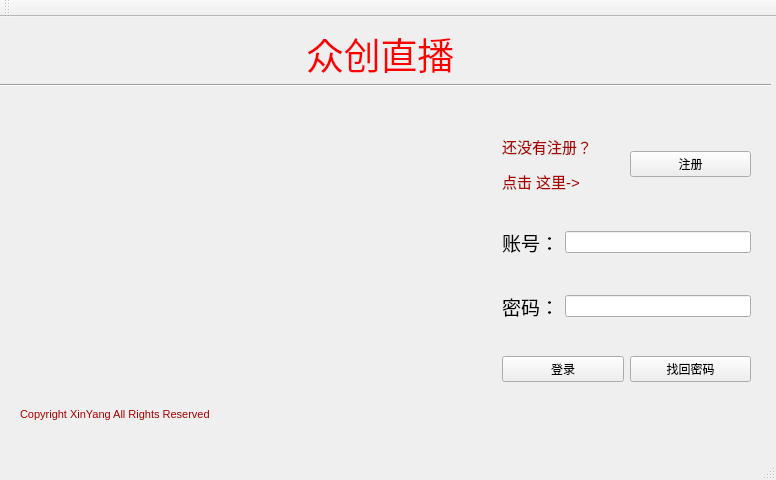
<?xml version="1.0" encoding="UTF-8"?>
<ui version="4.0">
 <class>StartWindow</class>
 <widget class="QMainWindow" name="StartWindow">
  <property name="geometry">
   <rect>
    <x>0</x>
    <y>0</y>
    <width>776</width>
    <height>480</height>
   </rect>
  </property>
  <property name="windowTitle">
   <string>StartWindow</string>
  </property>
  <property name="styleSheet">
   <string notr="true"/>
  </property>
  <widget class="QWidget" name="centralWidget">
   <widget class="QLabel" name="label_4">
    <property name="geometry">
     <rect>
      <x>220</x>
      <y>10</y>
      <width>321</width>
      <height>51</height>
     </rect>
    </property>
    <property name="text">
     <string>&lt;html&gt;&lt;head/&gt;&lt;body&gt;&lt;p align=&quot;center&quot;&gt;&lt;span style=&quot; font-size:28pt; color:#ff0000;&quot;&gt;众创直播&lt;/span&gt;&lt;/p&gt;&lt;/body&gt;&lt;/html&gt;</string>
    </property>
   </widget>
   <widget class="QLabel" name="label_5">
    <property name="geometry">
     <rect>
      <x>20</x>
      <y>80</y>
      <width>451</width>
      <height>301</height>
     </rect>
    </property>
    <property name="styleSheet">
     <string notr="true">border-image: url(:/new/prefix1/Start_DaXian.jpg);</string>
    </property>
    <property name="text">
     <string/>
    </property>
   </widget>
   <widget class="QWidget" name="layoutWidget">
    <property name="geometry">
     <rect>
      <x>491</x>
      <y>78</y>
      <width>271</width>
      <height>331</height>
     </rect>
    </property>
    <layout class="QVBoxLayout" name="verticalLayout">
     <item>
      <layout class="QHBoxLayout" name="horizontalLayout_3">
       <item>
        <widget class="QLabel" name="label_3">
         <property name="text">
          <string>&lt;html&gt;&lt;head/&gt;&lt;body&gt;&lt;p&gt;&lt;span style=&quot; font-size:11pt; color:#aa0000;&quot;&gt;还没有注册？&lt;/span&gt;&lt;/p&gt;&lt;p&gt;&lt;span style=&quot; font-size:11pt; color:#aa0000;&quot;&gt;点击 这里-&amp;gt;&lt;/span&gt;&lt;/p&gt;&lt;/body&gt;&lt;/html&gt;</string>
         </property>
        </widget>
       </item>
       <item>
        <widget class="QPushButton" name="btnRegist">
         <property name="text">
          <string>注册</string>
         </property>
        </widget>
       </item>
      </layout>
     </item>
     <item>
      <layout class="QHBoxLayout" name="horizontalLayout_2">
       <item>
        <widget class="QLabel" name="label">
         <property name="text">
          <string>&lt;html&gt;&lt;head/&gt;&lt;body&gt;&lt;p align=&quot;center&quot;&gt;&lt;span style=&quot; font-size:14pt;&quot;&gt;账号：&lt;/span&gt;&lt;/p&gt;&lt;/body&gt;&lt;/html&gt;</string>
         </property>
        </widget>
       </item>
       <item>
        <widget class="QLineEdit" name="lineName"/>
       </item>
      </layout>
     </item>
     <item>
      <layout class="QHBoxLayout" name="horizontalLayout">
       <item>
        <widget class="QLabel" name="label_2">
         <property name="text">
          <string>&lt;html&gt;&lt;head/&gt;&lt;body&gt;&lt;p align=&quot;center&quot;&gt;&lt;span style=&quot; font-size:14pt;&quot;&gt;密码：&lt;/span&gt;&lt;/p&gt;&lt;/body&gt;&lt;/html&gt;</string>
         </property>
        </widget>
       </item>
       <item>
        <widget class="QLineEdit" name="linePw"/>
       </item>
      </layout>
     </item>
     <item>
      <layout class="QHBoxLayout" name="horizontalLayout_4">
       <item>
        <widget class="QPushButton" name="btnLogin">
         <property name="text">
          <string>登录</string>
         </property>
        </widget>
       </item>
       <item>
        <widget class="QPushButton" name="btnFindPw">
         <property name="text">
          <string>找回密码</string>
         </property>
        </widget>
       </item>
      </layout>
     </item>
    </layout>
   </widget>
   <widget class="QLabel" name="label_6">
    <property name="geometry">
     <rect>
      <x>20</x>
      <y>390</y>
      <width>451</width>
      <height>16</height>
     </rect>
    </property>
    <property name="text">
     <string>&lt;html&gt;&lt;head/&gt;&lt;body&gt;&lt;p&gt;&lt;span style=&quot; font-size:8pt; color:#aa0000;&quot;&gt;Copyright XinYang All Rights Reserved&lt;/span&gt;&lt;/p&gt;&lt;/body&gt;&lt;/html&gt;</string>
    </property>
   </widget>
   <widget class="Line" name="line">
    <property name="geometry">
     <rect>
      <x>0</x>
      <y>60</y>
      <width>771</width>
      <height>16</height>
     </rect>
    </property>
    <property name="orientation">
     <enum>Qt::Horizontal</enum>
    </property>
   </widget>
  </widget>
  <widget class="QMenuBar" name="menuBar">
   <property name="geometry">
    <rect>
     <x>0</x>
     <y>0</y>
     <width>776</width>
     <height>26</height>
    </rect>
   </property>
  </widget>
  <widget class="QToolBar" name="mainToolBar">
   <attribute name="toolBarArea">
    <enum>TopToolBarArea</enum>
   </attribute>
   <attribute name="toolBarBreak">
    <bool>false</bool>
   </attribute>
  </widget>
  <widget class="QStatusBar" name="statusBar"/>
 </widget>
 <layoutdefault spacing="6" margin="11"/>
 <resources/>
 <connections/>
</ui>
